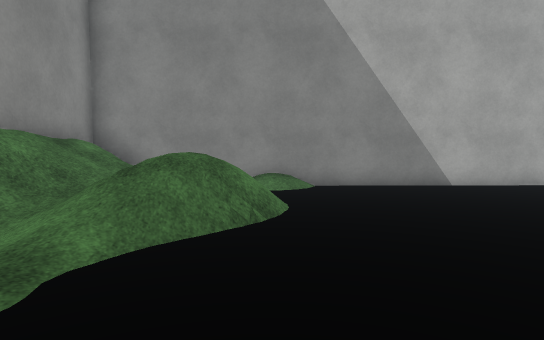
[1] (above)

24 first-person views from a walk through a 3-D level made in the Unity game engine. The camera is 1.2 m above the floor, tilts 4° down and sees 75° across. The floor is counted in squares, 1 m on a side. Each view is taken from the middle of a square. On the plan, view 1 faces up. The plan holds only what a view shows up to about 14 squares ahead; the rest is blank. The place goes on beyond the plan. The player character is not drawn. Some animated figures are not drawn. Surface patterns are stand-ins for the level's own textures.

[2]
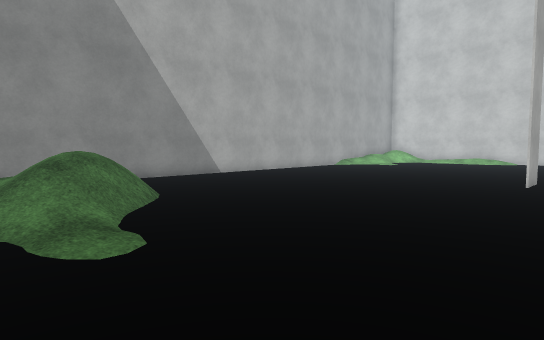

[3]
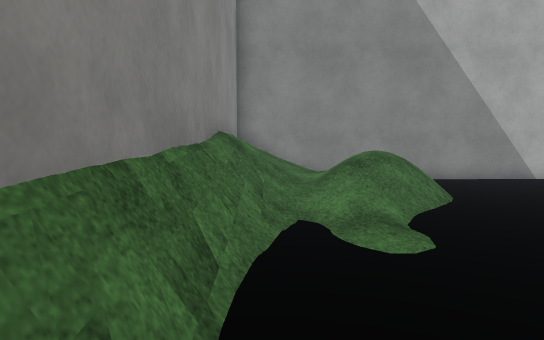

[4]
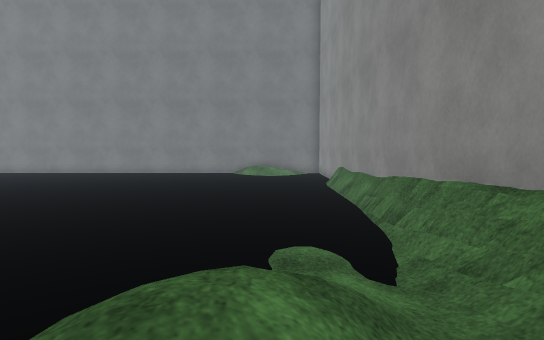

[5]
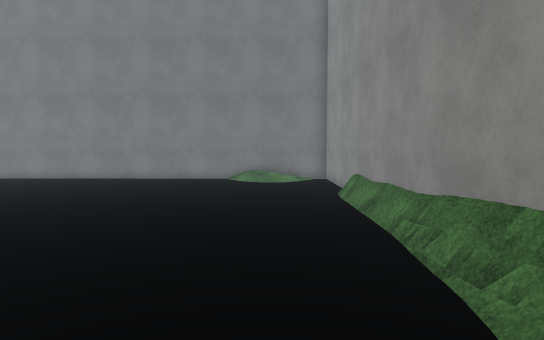

[6]
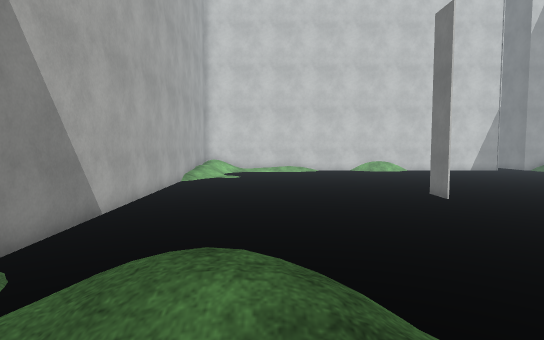

[7]
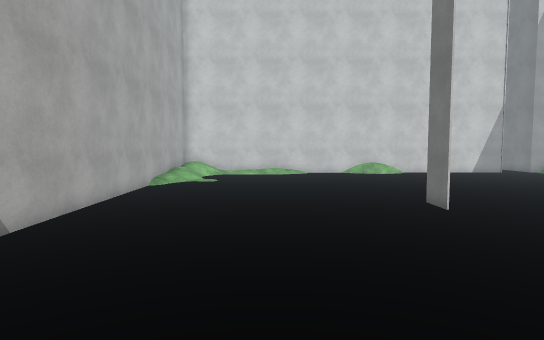

[8]
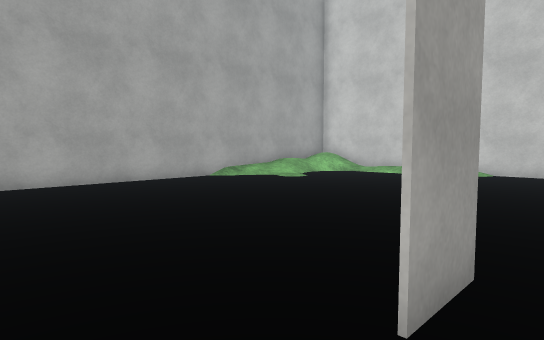

[9]
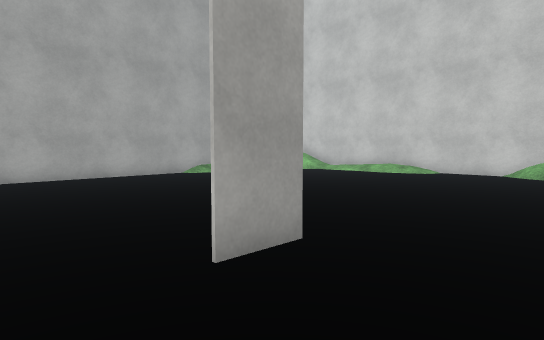

[10]
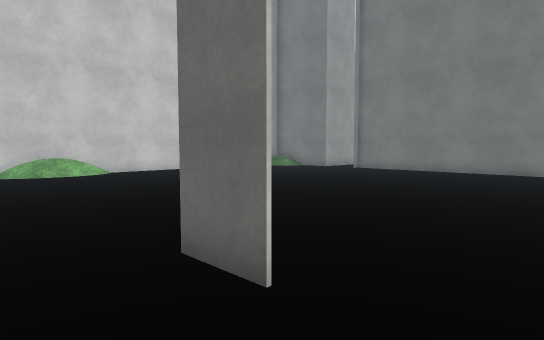

[11]
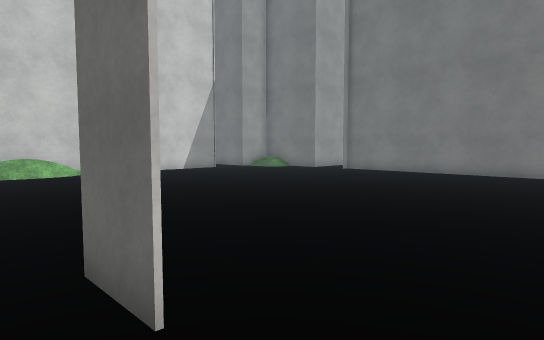

[12]
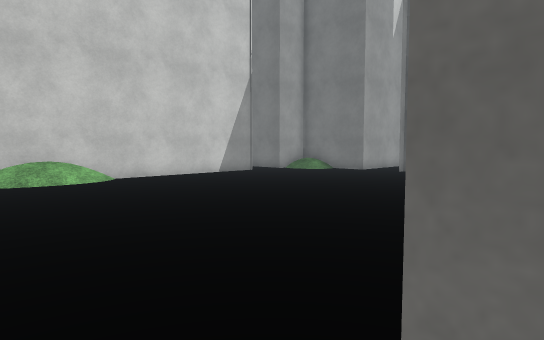

[13]
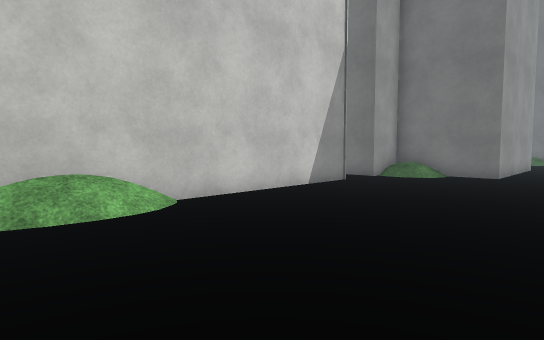

[14]
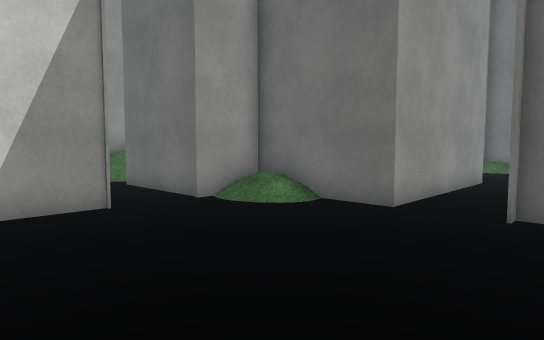

[15]
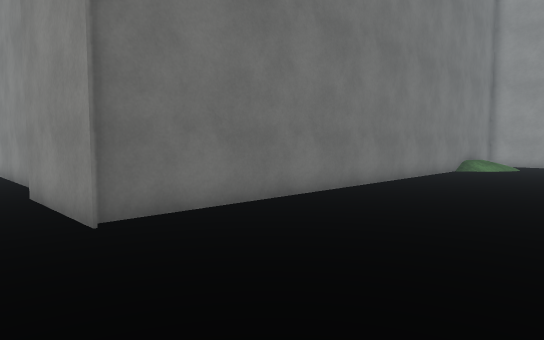

[16]
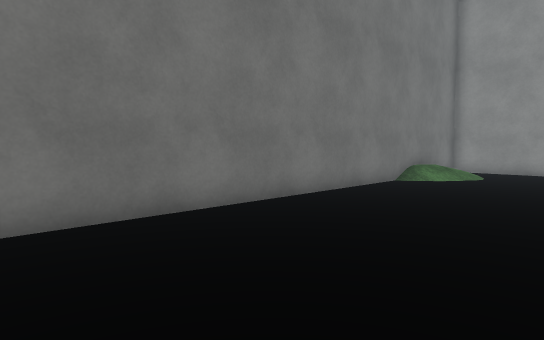

[17]
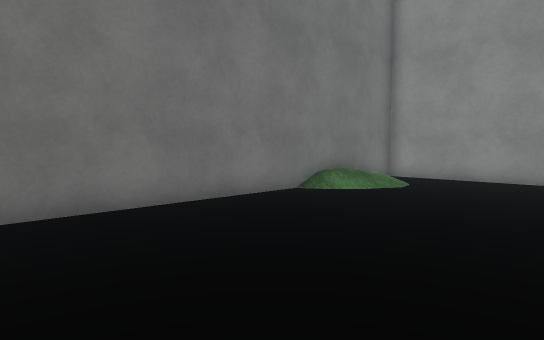

[18]
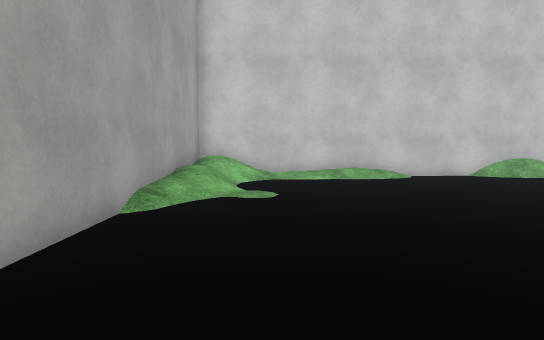

[19]
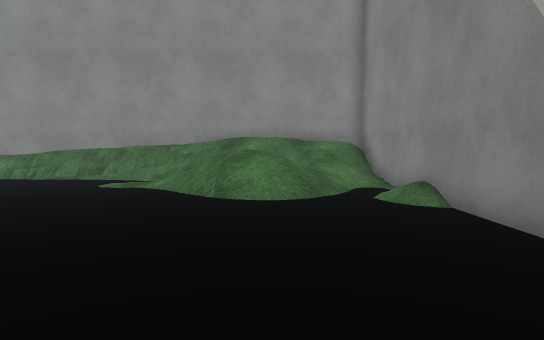

[20]
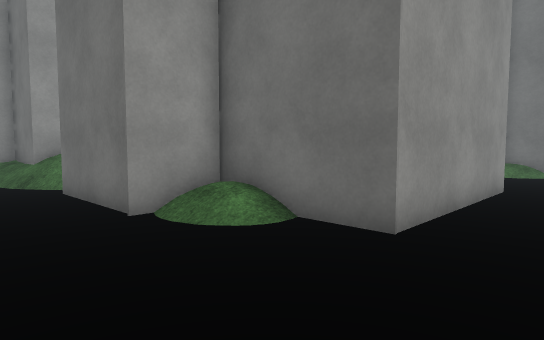

[21]
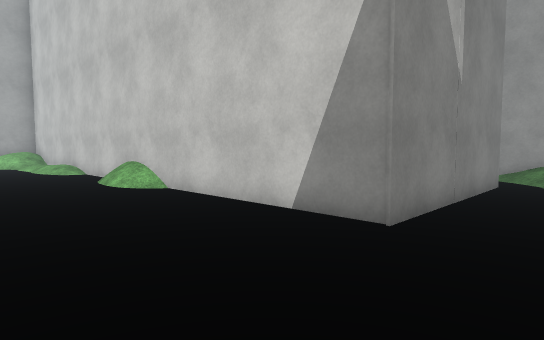

[22]
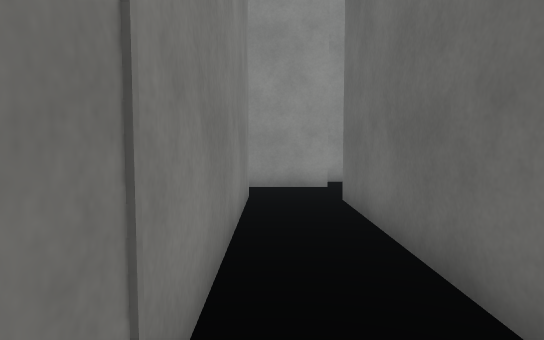

[23]
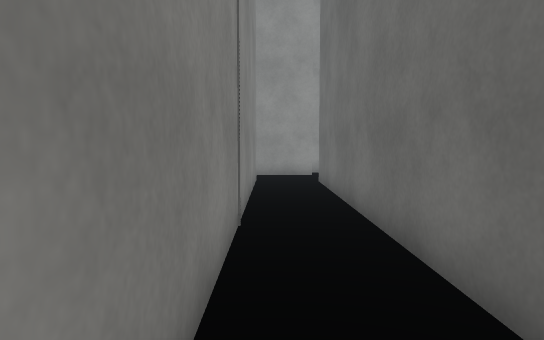

[24]
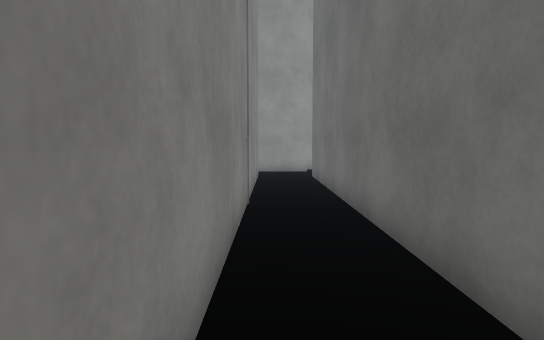

### Floor plan
Key: @ floor where view 1 was taken; # wall or solid block; . main floor; : floor 0.25 m higher than the main floor; + floor 0.5 m higher than the main floor; * floor 0.75 m higher than the main floor; / step, stairs or slope.
Columns run from 5 left of view 1 to 28 right of it. Each row starts with its distance up from view 1.
 11 ############################
 10 #//.///.............//////*#
  9 #///................../////#
  8 #/////....................:#
  7 #/+///....................:#
  6 #/////..................../#
  5 #////...................../#
  4 #///....................../#
  3 #/.........................#
  2 #/.........................#
  1 #..........................#
  0 #....@........#............#
 -1 #..........................#
 -2 #..........................#
 -3 #..........................#
 -4 #..........................#
 -5 #..........................#
 -6 #..........................#
 -7 #..........................#
 -8 #..........................#
 -9 #..........................#
-10 #..........................#######
-11 #.................................
-12 #................................/
-13 #.///...................../#####//
-14 #. +//.................. ###
-15 ######################.##
-16                      #.#
-17                      #.#
-18         ##############.#
-19        . .   ..........#
-20             ...........#
-21          #############...#
-22                      # .
-23                      # ..
-24                      # ..
-25                      # ..
-26                      ####

Positions as (right, up) in squares from view 1, and headings:
1: (0, 0), facing up
2: (-4, -2), facing up-right
3: (-4, -2), facing up
4: (-2, 8), facing down
5: (-2, 5), facing down
6: (-4, 6), facing right
7: (-2, 5), facing right
8: (6, -1), facing up-right
9: (6, -3), facing up-right
10: (6, 2), facing down-right
11: (6, 1), facing down-right
12: (9, 1), facing down-right
13: (15, 0), facing down-right
14: (15, -8), facing down-right
15: (18, -9), facing down-left
16: (12, -9), facing down-left
17: (8, -8), facing down-left
18: (8, 8), facing right
19: (8, 7), facing left
20: (16, -10), facing down-right
21: (17, -13), facing up-right
22: (8, -19), facing right
23: (4, -19), facing right
24: (2, -19), facing right
